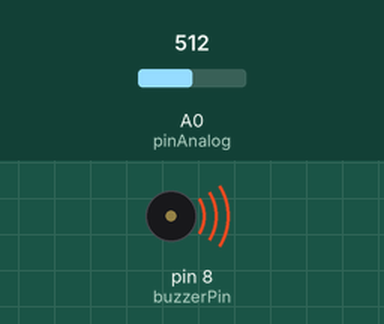
A sketch run on a simulated Arduino Uno, built with avr-gcc and run on an emulated ATmega328P. Parts: buzzer (waves = sounding). Inputs (shaded band) come from the test bench; at power-on: A0 (pinAnalog) = 512. What the sketch prints to the serial monitor is not drawn.

Above: at 0.6 s.
Timing chart, 0 to 7.1 s (numbered marks = the images above):
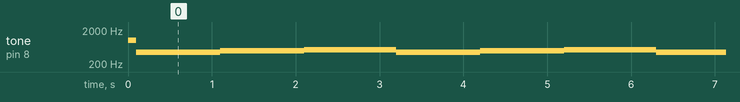

Measured:
- by itself, tone on pin 8 (buzzerPin): repeats every 3.1 s: 440 Hz 1.0 s, 494 Hz 1.0 s, 523 Hz 1.1 s

The sketch:

EnablingBuzzer.ino
```cpp
const int pinAnalog = A0;

const int buzzerPin = 8;

void setup(void) {
    Serial.begin (9600);
    tone(buzzerPin, 1000, 2000);
}

void loop(void) {
    int valInt = analogRead(pinAnalog);
    double valU = 5./1024.* valInt;
    Serial.print(valInt);
    Serial.print(" ");
    Serial.println(valU , 2);
    delay(100);

    if (valInt > 500) {
        tone(buzzerPin, 440); // A4
        delay(1000);

        tone(buzzerPin, 494); // B4
        delay(1000);

        tone(buzzerPin, 523); // C4
        delay(1000);
    }
}
```
